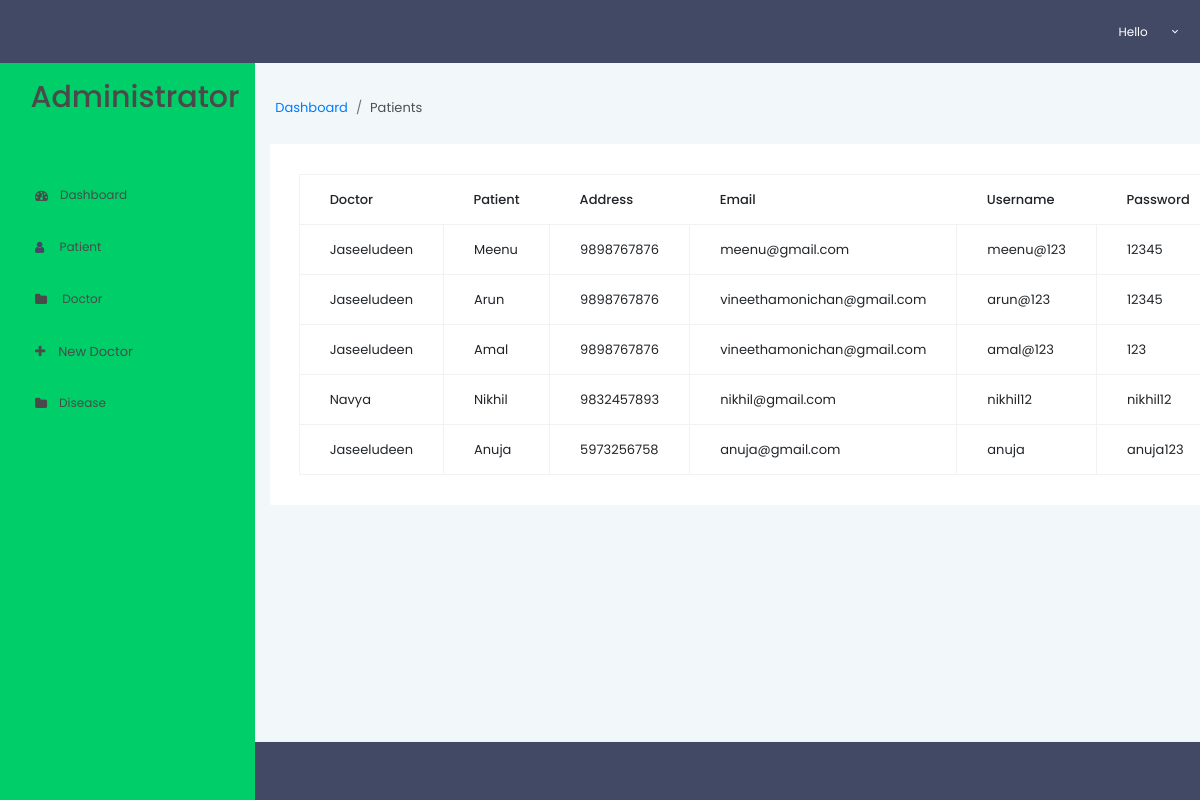
/view_all_patients/, run on the app's committed database.
### park_app/models.py (models this page shows)
class Patient_details_new(models.Model):
    doctor_name = models.ForeignKey(Register_details, on_delete=models.CASCADE, related_name="patient_register_doctor")
    patient_name=models.CharField(max_length=200)
    address=models.TextField(max_length=500)
    email=models.EmailField(max_length=200)
    age=models.CharField(max_length=200)
    mobile=models.CharField(max_length=200)
    username=models.CharField(max_length=200)
    password=models.CharField(max_length=200)
    dt=models.DateField(auto_now_add=True)
    tm=models.TimeField(auto_now_add=True)
    status=models.CharField(max_length=200)

class Register_details(models.Model):
    doctor_name=models.CharField(max_length=200)
    mobile=models.CharField(max_length=200)
    email=models.EmailField(max_length=200)
    job_level=models.CharField(max_length=200,default="Junior")
    username=models.CharField(max_length=200)
    password=models.CharField(max_length=200)
    image=models.FileField(upload_to="")
    dt=models.DateField(auto_now_add=True)
    tm=models.TimeField(auto_now_add=True)
    status=models.CharField(max_length=200)

### park_app/views.py (the view)
# urls.py: path('view_all_patients/',views.view_all_patients),
def view_all_patients(request):
    data=Patient_details_new.objects.all()
    return render(request,"view_all_patient.html",{"data":data})

### park_app/templates/view_all_patient.html (shortened to what this page needs)
{% extends 'layout1.html' %}
{% load static %}
          {% block content %}
      <div class="main-panel">
        <div class="content-wrapper">
          <div class="row">
            <div class="row">
            <nav aria-label="breadcrumb">
                    <ol class="breadcrumb">
                        <li class="breadcrumb-item"><a href="/dashboard/">Dashboard</a></li>
                        <li class="breadcrumb-item active" aria-current="page">Patients </li>
                    </ol>
                </nav>
            <div class="col-lg-12 grid-margin">
              <div class="card">
                <div class="card-body">
                  <div class="table-responsive">
                    <table class="table table-bordered">
                      <thead>
                        <tr>
                          <th>
                       Doctor
                          </th>
                                <th>
                       Patient
                          </th>
                                <th>
                       Address
                          </th>
                                <th>
                       Email
                          </th>
                                     <th>
                       Username
                          </th>
                                     <th>
                       Password
                          </th>
                        </tr>
                      </thead>
                      <tbody>
  {% for i in data  %}
                        <tr>
                            <td>
                           {{i.doctor_name.doctor_name}}
                          </td>
                               <td>
                           {{i.patient_name}}
                          </td>
                            <td>
                           {{i.mobile}}
                          </td>
                                                      <td>
                           {{i.email}}
                          </td>
                                                      <td>
                           {{i.username}}
                          </td>
                                                      <td>
                           {{i.password}}
                          </td>
                        </tr>
                        {% endfor %}
                      </tbody>
                    </table>
                  </div>
                </div>
              </div>
            </div>
          </div>
        </div>
      </div>
        {% endblock content %}

### park_app/templates/layout1.html (shortened to what this page needs)
{% load static %}
<!DOCTYPE html>
<html lang="en">
<head>
  <link rel="stylesheet" href="{% static 'hrms/vendors/iconfonts/mdi/css/materialdesignicons.min.css' %} ">
  <link rel="stylesheet" href="{% static 'hrms/vendors/iconfonts/font-awesome/css/font-awesome.css' %} ">
  <link rel="stylesheet" href="{% static 'hrms/css/style.css' %}">
  <link rel="stylesheet" href="{% static 'hrms/css/toastr.min.css' %}">
</head>
<body>
  <div class="container-scroller">
    {% include "nav.html" %}
    <div class="container-fluid page-body-wrapper">
      {% include 'admin_sidebar.html' %}
        {% block content %} {% endblock content %}
        {% include 'footer.html' %}
    </div>
  </div>
</body>
</html>

### park_app/templates/nav.html (shortened to what this page needs)
{% load static %}
<nav class="navbar default-layout bg-success col-lg-12 col-12 p-0 fixed-top d-flex flex-row">
  <div class="text-center navbar-brand-wrapper d-flex align-items-top justify-content-center bg-dark">
  </div>
  <div class="navbar-menu-wrapper d-flex align-items-center bg-dark">
    <ul class="navbar-nav navbar-nav-right">
      <li class="nav-item dropdown d-none d-xl-inline-block">
        <a class="nav-link dropdown-toggle" id="UserDropdown" href="#" data-toggle="dropdown" aria-expanded="false">
          <span class="profile-text"> Hello </span>
        </a>
      </li>
    </ul>
  </div>
</nav>

### park_app/templates/admin_sidebar.html (shortened to what this page needs)
<nav class="sidebar sidebar-offcanvas bg-success" id="sidebar" >
    <ul class="nav">
      <li class="nav-item nav-profile">
        <div class="nav-link">
          <div class="user-wrapper">
            <div class="text-wrapper">
              <div>
                <h2>Administrator</h2>
              </div>
            </div>
          </div>
        </div>
      </li>
      <li class="nav-item">
        <a class="nav-link" href="/admin_dashboard/">
          <i class="fa  fa-dashboard"></i>
          <span class="menu-title">&emsp;Dashboard</span>
        </a>
      </li>
      <li class="nav-item">
        <a class="nav-link" href="/view_all_patients/" aria-expanded="false" aria-controls="ui-basic">
          <i class="fa fa-user text-dark"></i>
          <span class="menu-title">&emsp; Patient</span>
        </a>
      </li>
      <li class="nav-item">
            <a class="nav-link" href="/view_all_doctors/" aria-expanded="false" aria-controls="ui-basic">
            <i class="fa fa-folder "></i>
            <span class="menu-title">&emsp; Doctor</a></span>
      </li>
      <li class="nav-item">
          <a class="nav-link" href="/doctor_register/"><i class="fa fa-plus"></i>&emsp;New Doctor</a>
        </li>
        <li class="nav-item">
          <a class="nav-link" href="/admin_view_predictions/" aria-expanded="false" aria-controls="ui-basic">
          <i class="fa fa-folder "></i>
          <span class="menu-title">&emsp;Disease</a></span>
    </li>
    </ul>
  </nav>

### park_app/templates/footer.html (shortened to what this page needs)
<footer class="footer bg-dark text-white">
    <div class="container-fluid clearfix">
    </div>
</footer>

### data on the page
Patient_details_new: doctor_name.doctor_name "Jaseeludeen", patient_name "Meenu", mobile "9898767876", email "meenu@gmail.com", username "meenu@123", password "12345"
Patient_details_new: doctor_name.doctor_name "Jaseeludeen", patient_name "Arun", mobile "9898767876", email "vineethamonichan@gmail.com", username "arun@123", password "12345"
Patient_details_new: doctor_name.doctor_name "Jaseeludeen", patient_name "Amal", mobile "9898767876", email "vineethamonichan@gmail.com", username "amal@123", password "123"
Patient_details_new: doctor_name.doctor_name "Navya", patient_name "Nikhil", mobile "9832457893", email "nikhil@gmail.com", username "nikhil12", password "nikhil12"
Patient_details_new: doctor_name.doctor_name "Jaseeludeen", patient_name "Anuja", mobile "5973256758", email "anuja@gmail.com", username "anuja", password "anuja123"
